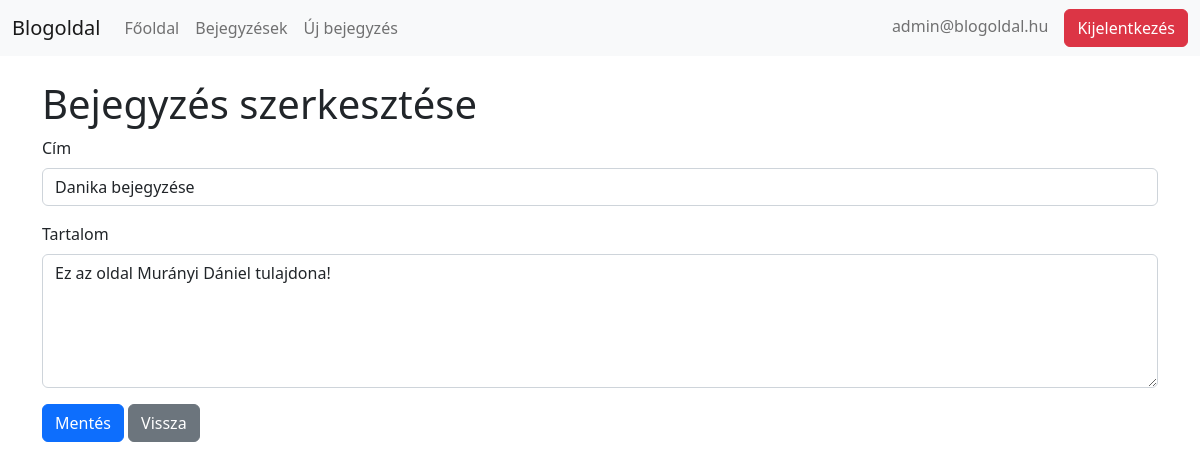
The app's page /edit_post.php?id=2 (signed in) with its own data.
### tables this page shows
CREATE TABLE `posts` (
  `id` int(11) NOT NULL,
  `title` varchar(60) NOT NULL,
  `description` text NOT NULL,
  `date` timestamp NOT NULL DEFAULT CURRENT_TIMESTAMP,
  `author_id` int(11) NOT NULL
);

### connection.php (called while the page is built, shortened)
<?php
include 'handler.php';
class DBConnection{
    private $host = "localhost";
    private $user = "root";
    private $password = "root";
    private $database = "blogoldal";
    function __construct()
    {
        $this->mysqli = new mysqli(
            $this->host, $this->user, $this->password, $this->database
        );
    }
}
?>

### edit_post.php (the view, shortened to what this page needs)
<?php
include 'connection.php';
$conn = new DBConnection();
$post_id = $_GET['id'];
$query = "SELECT * FROM posts WHERE id = ?";
$stmt = $conn->mysqli->prepare($query);
$stmt->bind_param("i", $post_id);
$stmt->execute();
$result = $stmt->get_result();
$post = $result->fetch_assoc();
?>
<!DOCTYPE html>
<html lang="hu">
<head>
    <link href="https://cdn.jsdelivr.net/npm/bootstrap@5.2.3/dist/css/bootstrap.min.css" rel="stylesheet">
</head>
<body>
    <div class="container">
        <h1>Bejegyzés szerkesztése</h1>
        <form method="POST">
            <div class="mb-3">
                <label for="title" class="form-label">Cím</label>
                <input type="text" class="form-control" id="title" name="title" value="<?php echo htmlspecialchars($post['title']); ?>" required>
            </div>
            <div class="mb-3">
                <label for="description" class="form-label">Tartalom</label>
                <textarea class="form-control" id="description" name="description" rows="5" required><?php echo htmlspecialchars($post['description']); ?></textarea>
            </div>
            <button type="submit" class="btn btn-primary">Mentés</button>
            <a href="posts.php" class="btn btn-secondary">Vissza</a>
        </form>
    </div>
</body>
</html>

### records on screen
posts: title "Danika bejegyzése", description "Ez az oldal Murányi Dániel tulajdona!"

### other values on screen
$_SESSION['user_email'] "admin@blogoldal.hu"
